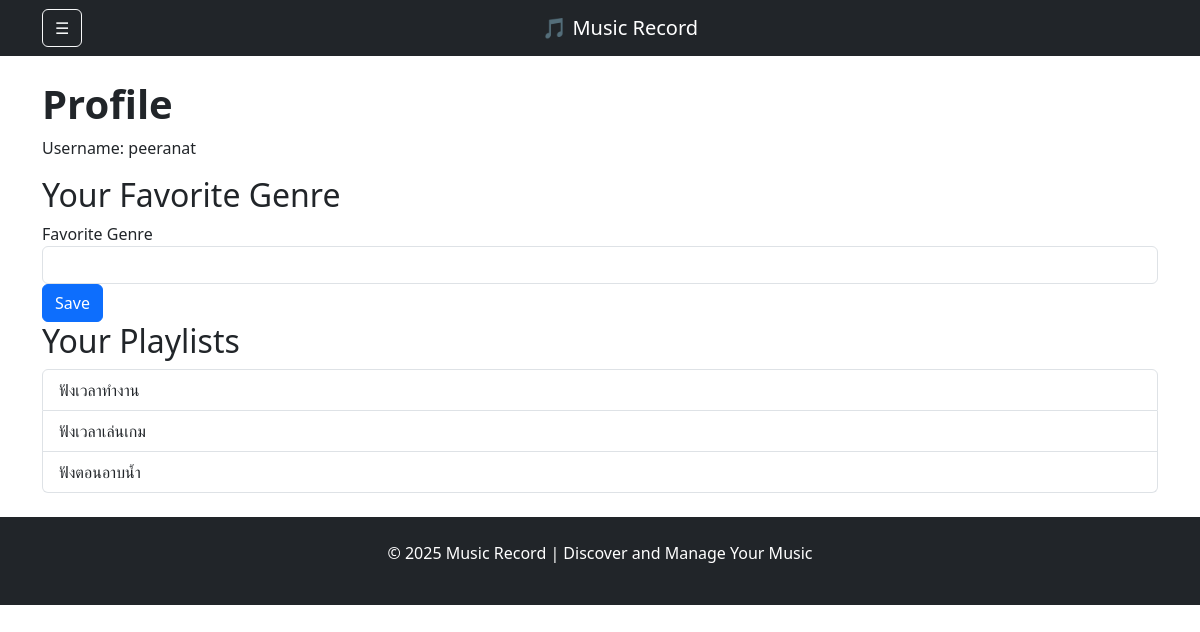
Page /update_favorite_genre (signed in) on the earlier database version.
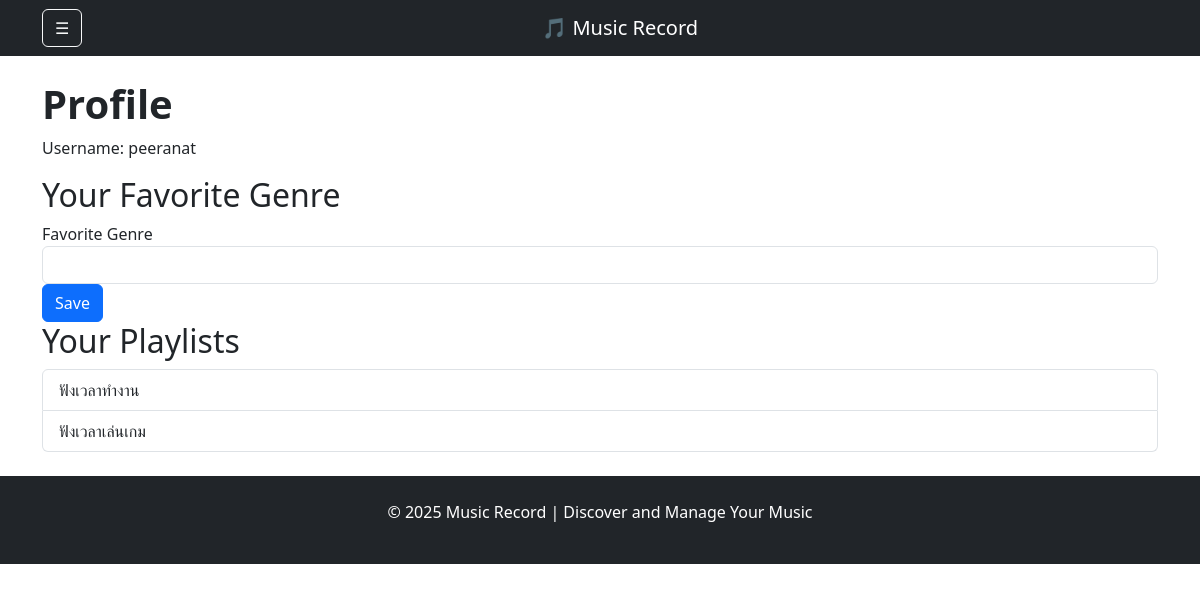
Same page on the later database version.
### app/models.py (models this page shows)
class Playlist(db.Model):
    id = db.Column(db.Integer, primary_key=True)
    name = db.Column(db.String(100), nullable=False)
    user_id = db.Column(db.Integer, db.ForeignKey('user.id'), nullable=False)
    songs = db.relationship('Song', secondary=playlist_song, back_populates='playlists')

### app/routes.py (the view)
@auth_routes.route('/update_favorite_genre', methods=['GET', 'POST'])
@login_required
def update_favorite_genre():
    form = FavoriteGenreForm()
    if form.validate_on_submit():
        current_user.favorite_genre = form.favorite_genre.data
        db.session.commit()
        flash('Favorite genre updated!', 'success')
        return redirect(url_for('auth.profile'))
    return render_template('profile.html', form=form)

### app/forms.py
class FavoriteGenreForm(FlaskForm):
    favorite_genre = StringField('Favorite Genre', validators=[DataRequired()])
    submit = SubmitField('Save')

### app/models.py (called while the page is built)
@login_manager.user_loader
def load_user(user_id):
    return User.query.get(int(user_id))

### app/templates/profile.html (shortened to what this page needs)
{% extends "base.html" %}
{% block content %}
<h1><strong>Profile</strong></h1>
<p>Username: {{ current_user.username }}</p>
<h2>Your Favorite Genre</h2>
<form method="POST" action="{{ url_for('auth.update_favorite_genre') }}">
    <div class="form-group">
        {{ form.favorite_genre.label }} {{ form.favorite_genre(class="form-control") }}
    </div>
    <div class="form-group">
        {{ form.submit(class="btn btn-primary") }}
    </div>
</form>
<h2>Your Playlists</h2>
<ul class="list-group">
    {% for playlist in current_user.playlists %}
    <li class="list-group-item">{{ playlist.name }}</li>
    {% endfor %}
</ul>
{% endblock %}

Differences in the rows shown:
removed Playlist: name "ฟังตอนอาบน้ำ"
